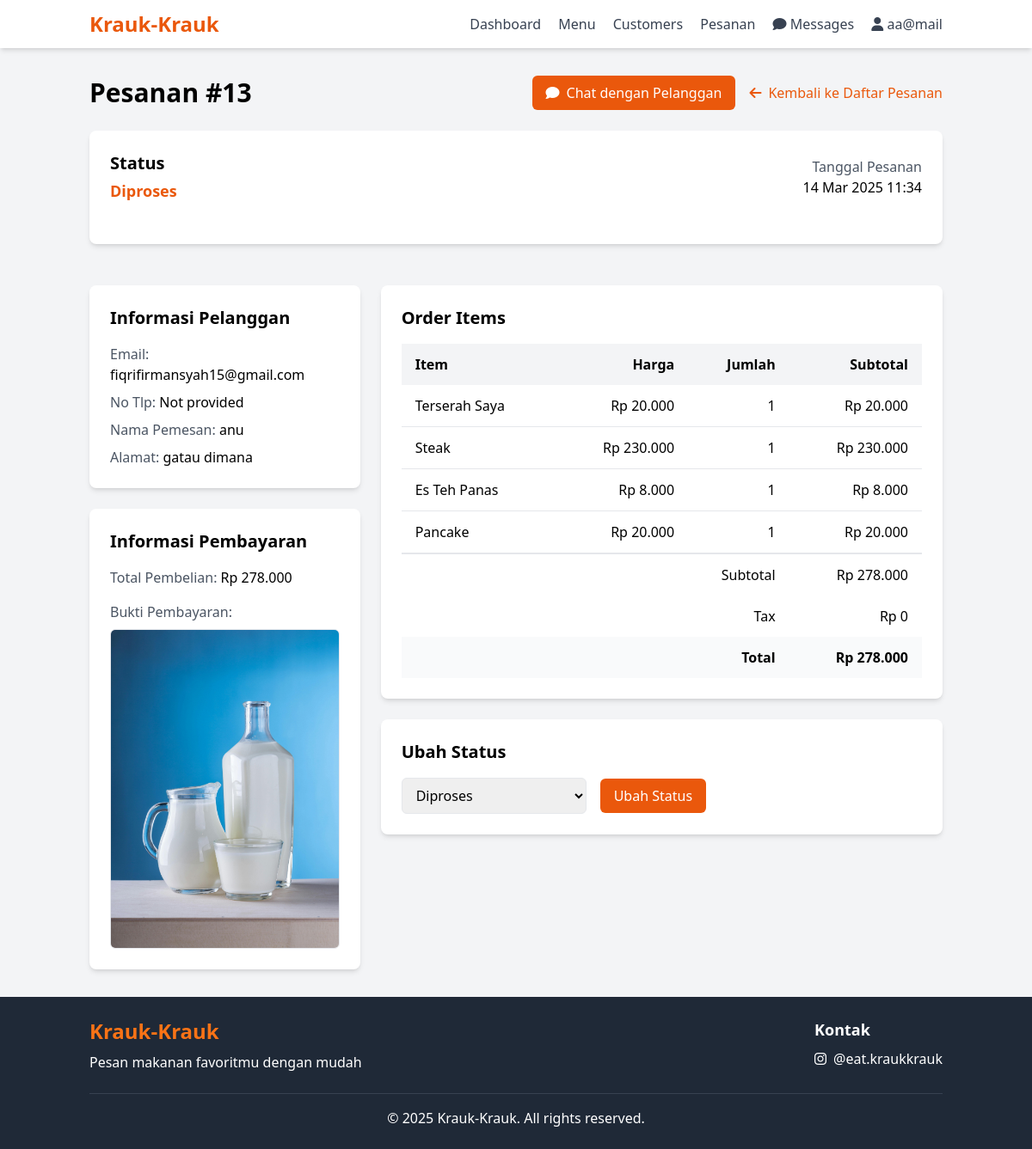
The page /admin/order_details.php?id=13 (signed in) on the database its author committed.
### tables this page shows
CREATE TABLE `pesanan` (
  `id` int NOT NULL,
  `id_customer` int NOT NULL,
  `total_harga` decimal(10,2) NOT NULL,
  `status` enum('Menunggu Konfirmasi','Diterima','Diproses','Diperjalanan','Telah Sampai','Dibatalkan Olen Penjual','Gagal') NOT NULL DEFAULT 'Menunggu Konfirmasi',
  `bukti_pembayaran` varchar(255) DEFAULT NULL,
  `waktu_pemesanan` timestamp NOT NULL DEFAULT CURRENT_TIMESTAMP,
  `nama_pemesan` varchar(100) NOT NULL,
  `alamat_pemesan` text NOT NULL,
  `notes` text,
  `latitude` decimal(10,8) DEFAULT NULL,
  `longitude` decimal(11,8) DEFAULT NULL
);

CREATE TABLE `akun` (
  `id` int NOT NULL,
  `email` varchar(255) NOT NULL,
  `password` varchar(255) NOT NULL,
  `admin_value` tinyint(1) NOT NULL DEFAULT '0',
  `created_at` timestamp NOT NULL DEFAULT CURRENT_TIMESTAMP,
  `no_telp` varchar(20) DEFAULT NULL
);

CREATE TABLE `pesanan_detail` (
  `id` int NOT NULL,
  `id_pesanan` int NOT NULL,
  `id_menu` int NOT NULL,
  `jumlah` int NOT NULL DEFAULT '1',
  `harga_satuan` decimal(10,2) NOT NULL
);

CREATE TABLE `menu` (
  `id` int NOT NULL,
  `nama` varchar(255) NOT NULL,
  `deskripsi` text NOT NULL,
  `gambar` varchar(255) NOT NULL,
  `harga` decimal(10,2) NOT NULL,
  `stok` int NOT NULL DEFAULT '0'
);

### admin/order_details.php (the view, shortened to what this page needs)
<?php
require_once '../includes/header.php';
$order_id = (int)$_GET['id'];
$stmt = $pdo->prepare("
    SELECT p.*, a.email, a.no_telp
    FROM pesanan p
    JOIN akun a ON p.id_customer = a.id
    WHERE p.id = ?
");
$stmt->execute([$order_id]);
$order = $stmt->fetch();
$stmt = $pdo->prepare("
    SELECT pd.*, m.nama as menu_name
    FROM pesanan_detail pd
    JOIN menu m ON pd.id_menu = m.id
    WHERE pd.id_pesanan = ?
");
$stmt->execute([$order_id]);
$order_items = $stmt->fetchAll();
?>
<div class="container mx-auto px-4 py-8">
    <div class="flex justify-between items-center mb-6">
        <h1 class="text-3xl font-bold">Pesanan #<?= $order['id'] ?></h1>
        <div class="flex space-x-4">
            <a href="chat.php?order_id=<?= $order['id'] ?>" class="bg-orange-600 text-white px-4 py-2 rounded-md hover:bg-orange-700 transition flex items-center">
                <i class="fas fa-comment mr-2"></i> Chat dengan Pelanggan
            </a>
            <a href="manage_orders.php" class="text-orange-600 hover:underline inline-flex items-center">
                <i class="fas fa-arrow-left mr-2"></i> Kembali ke Daftar Pesanan
            </a>
        </div>
    </div>
    <div class="grid grid-cols-1 lg:grid-cols-3 gap-6">
        <div class="lg:col-span-3">
            <div class="bg-white rounded-lg shadow-md p-6 mb-6">
                <div class="flex flex-wrap justify-between items-center mb-6">
                    <div>
                        <h2 class="text-xl font-semibold">Status</h2>
                        <p class="text-lg font-bold text-orange-600 mt-1"><?= htmlspecialchars($order['status']) ?></p>
                    </div>
                    <div class="text-right">
                        <p class="text-gray-600">Tanggal Pesanan</p>
                        <p class="font-medium"><?= date('d M Y H:i', strtotime($order['waktu_pemesanan'])) ?></p>
                    </div>
                </div>
            </div>
        </div>
        <div class="lg:col-span-1">
            <div class="bg-white rounded-lg shadow-md p-6 mb-6">
                <h2 class="text-xl font-semibold mb-4">Informasi Pelanggan</h2>
                <div class="space-y-2">
                    <p><span class="text-gray-600">Email:</span> <?= htmlspecialchars($order['email']) ?></p>
                    <p><span class="text-gray-600">No Tlp:</span> <?= htmlspecialchars($order['no_telp'] ?? 'Not provided') ?></p>
                    <p><span class="text-gray-600">Nama Pemesan:</span> <?= htmlspecialchars($order['nama_pemesan']) ?></p>
                    <p><span class="text-gray-600">Alamat:</span> <?= nl2br(htmlspecialchars($order['alamat_pemesan'])) ?></p>
                </div>
            </div>
            <div class="bg-white rounded-lg shadow-md p-6">
                <h2 class="text-xl font-semibold mb-4">Informasi Pembayaran</h2>
                <div class="space-y-4">
                    <p><span class="text-gray-600">Total Pembelian:</span> Rp <?= number_format($order['total_harga'], 0, ',', '.') ?></p>
                    <?php if ($order['bukti_pembayaran']): ?>
                    <div>
                        <p class="text-gray-600 mb-2">Bukti Pembayaran:</p>
                        <img src="../assets/images/uploads/<?= htmlspecialchars($order['bukti_pembayaran']) ?>"
                             alt="Payment Proof"
                             class="w-full rounded-md border">
                    </div>
                    <?php else: ?>
                    <p class="text-red-600">Tidak ada bukti pembayaran terkirim</p>
                    <?php endif; ?>
                </div>
            </div>
        </div>
        <div class="lg:col-span-2">
            <div class="bg-white rounded-lg shadow-md p-6 mb-6">
                <h2 class="text-xl font-semibold mb-4">Order Items</h2>
                <div class="overflow-x-auto">
                    <table class="min-w-full">
                        <thead>
                            <tr class="bg-gray-100">
                                <th class="py-3 px-4 text-left">Item</th>
                                <th class="py-3 px-4 text-right">Harga</th>
                                <th class="py-3 px-4 text-right">Jumlah</th>
                                <th class="py-3 px-4 text-right">Subtotal</th>
                            </tr>
                        </thead>
                        <tbody class="divide-y">
                            <?php
                            $subtotal = 0;
                            $addon_total_all = 0;
                            foreach ($order_items as $item):
                                $item_subtotal = $item['jumlah'] * $item['harga_satuan'];
                                $subtotal += $item_subtotal;
                            ?>
                            <tr>
                                <td class="py-3 px-4">
                                    <div class="font-medium"><?= htmlspecialchars($item['menu_name']) ?></div>
                                </td>
                                <td class="py-3 px-4 text-right">Rp <?= number_format($item['harga_satuan'], 0, ',', '.') ?></td>
                                <td class="py-3 px-4 text-right"><?= $item['jumlah'] ?></td>
                                <td class="py-3 px-4 text-right">
                                    <div>Rp <?= number_format($item_subtotal, 0, ',', '.') ?></div>
                                </td>
                            </tr>
                            <?php endforeach; ?>
                        </tbody>
                        <tfoot class="border-t-2 border-gray-200">
                            <tr>
                                <td colspan="3" class="py-3 px-4 text-right font-medium">Subtotal</td>
                                <td class="py-3 px-4 text-right font-medium">Rp <?= number_format($subtotal + $addon_total_all, 0, ',', '.') ?></td>
                            </tr>
                            <tr>
                                <td colspan="3" class="py-3 px-4 text-right font-medium">Tax</td>
                                <td class="py-3 px-4 text-right font-medium">Rp <?= number_format($order['total_harga'] - ($subtotal + $addon_total_all), 0, ',', '.') ?></td>
                            </tr>
                            <tr class="bg-gray-50">
                                <td colspan="3" class="py-3 px-4 text-right font-bold">Total</td>
                                <td class="py-3 px-4 text-right font-bold">Rp <?= number_format($order['total_harga'], 0, ',', '.') ?></td>
                            </tr>
                        </tfoot>
                    </table>
                </div>
            </div>
            <div class="bg-white rounded-lg shadow-md p-6 mb-6">
                <h2 class="text-xl font-semibold mb-4">Ubah Status</h2>
                <form method="POST" class="mt-4">
                    <div class="flex flex-wrap items-center gap-4">
                        <div class="w-full md:w-auto">
                            <select name="status" class="border rounded-md px-3 py-2 focus:outline-none focus:ring-2 focus:ring-orange-500">
                                <option value="Diproses" <?= $order['status'] === 'Diproses' ? 'selected' : '' ?>>Diproses</option>
                            </select>
                        </div>
                        <button type="submit"
                                name="update_status"
                                class="bg-orange-600 text-white px-4 py-2 rounded-md hover:bg-orange-700 transition">
                            Ubah Status
                        </button>
                    </div>
                </form>
            </div>
        </div>
    </div>
</div>
<?php require_once '../includes/footer.php'; ?>

### rows shown on the page
pesanan: id "13", status "Diproses", waktu_pemesanan "14 Mar 2025 11:34", id_customer.email "fiqrifirmansyah15@gmail.com", id_customer.no_telp "Not provided", nama_pemesan "anu", alamat_pemesan "gatau dimana", total_harga "278.000", bukti_pembayaran (picture), $order['total_harga'] - ($subtotal + $addon_total_all) "0"
pesanan_detail: id_menu.nama "Terserah Saya", harga_satuan "20.000", jumlah "1", item_subtotal "20.000"
pesanan_detail: id_menu.nama "Steak", harga_satuan "230.000", jumlah "1", item_subtotal "230.000"
pesanan_detail: id_menu.nama "Es Teh Panas", harga_satuan "8.000", jumlah "1", item_subtotal "8.000"
pesanan_detail: id_menu.nama "Pancake", harga_satuan "20.000", jumlah "1", item_subtotal "20.000"

### other values the page prints
$_SESSION['email'] "aa@mail"
$subtotal + $addon_total_all "278.000"
